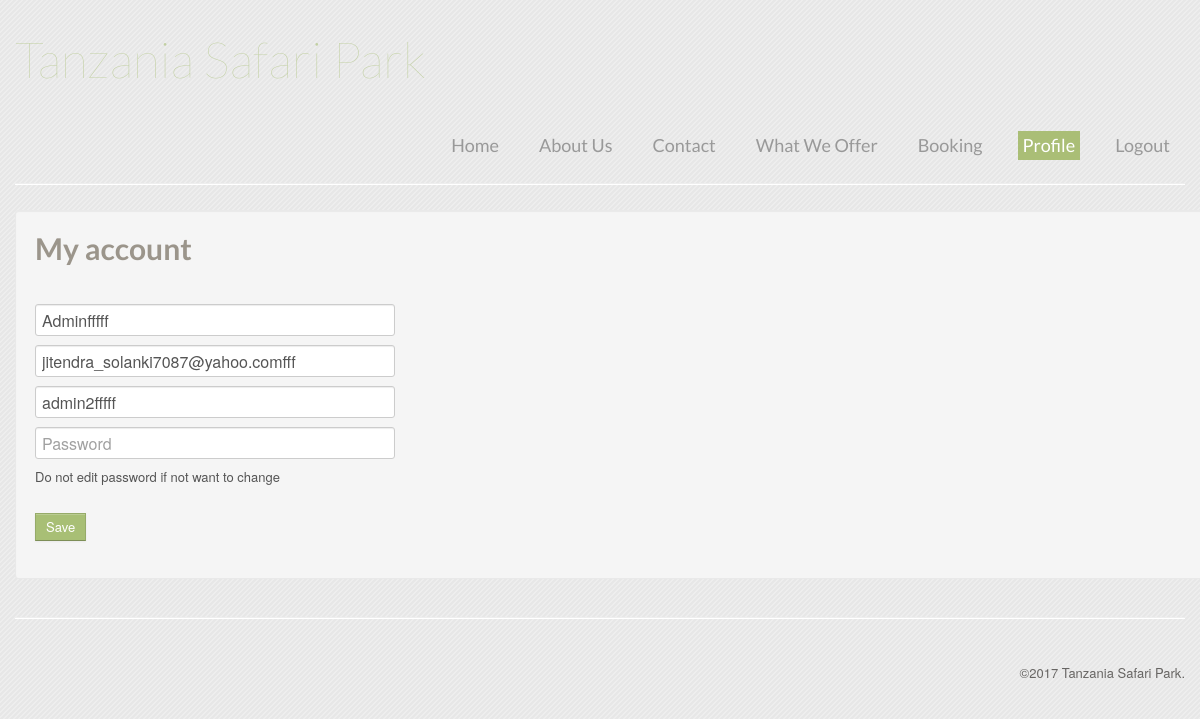
Screenshot of /profile.php (signed in) with the database file from the repository.
### tables this page shows
CREATE TABLE IF NOT EXISTS `users` (
`id` int(11) NOT NULL,
  `name` varchar(155) NOT NULL,
  `email` varchar(255) NOT NULL,
  `username` varchar(50) NOT NULL,
  `password` varchar(50) NOT NULL,
  `is_admin` tinyint(1) NOT NULL DEFAULT '0',
  `date` datetime NOT NULL
);

### dbo.class.php (called while the page is built, shortened)
<?php session_start();
    class dbo
    {
        private $host = "localhost";
        private $user = "20098042";
        private $pwd = "20098042";
        private $db = "20098042";
        function get($q)
        {
            $link = mysqli_connect($this->host, $this->user, $this->pwd, $this->db);
            $res = mysqli_query($link,$q)or die(mysqli_error());
            $ret = array();
            while ($row = mysqli_fetch_assoc($res)) {
                $ret[] = $row;
            }
            return $ret;
        }
    }
?>

### profile.php (the view, shortened to what this page needs)
<?php include_once 'dbo.class.php';
$db->chk_login();
$error = "";
    $user = $db->get("select * from users where id='".$_SESSION['uid']."'");
    $data = extract($user[0]);
?>﻿
<html lang="en">
    <head>
        <?php include_once './include/head.inc.php'; ?>
    </head>
    <body>
        <?php include_once './include/menu.inc.php'; ?>
        <div class="container">
            <hr>
            <div class="row">
                <div class="span12 well">
                    <h1>My account</h1>
                    <form method="post" name="register_form" action="" class="">
                       <h4 class="error"> <?php echo $error.'<br>';unset($error); ?></h4>
                        <input type="text" id="name" name="name" value="<?= $name; ?>" required="required" class="span4" placeholder="Name" />
                         <br>
                        <input type="email" class="span4" placeholder="Email" value="<?= $email ?>" required="required" name="email" id="email" />
                        <br>
                        <input type="text" id="username" name="username" value="<?= $username ?>" required="required" class="span4" placeholder="Username" />
                         <br>
                        <input type="password" class="span4" placeholder="Password" name="password" id="password"/>
                        <span class="help-block">Do not edit password if not want to change</span>
                        <br>
                        <button type="submit" name="submit" class="btn">Save</button>
                    </form>
                </div>
            </div>
            <?php include_once './include/footer.inc.php'; ?>
        </div>
    </body>
</html>

### rows the page displays
users: name "Adminfffff", email "jitendra_solanki7087@yahoo.comfff", username "admin2fffff"

### other values shown
$site_name "Tanzania Safari Park"
